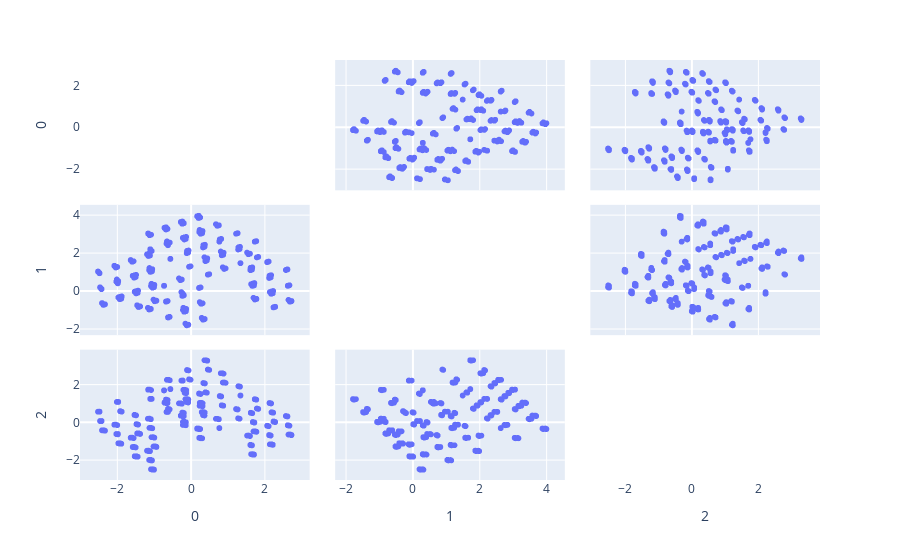

Write notebook code for a chart like this one.
### Code cell
import plotly.express as px

fig = px.scatter_matrix(
    olist_projected,
    labels=olist_projected.columns,
    dimensions=range(n_pca),
    # color=olist_light['review_score']
)
fig.update_traces(diagonal_visible=False)
fig.show()

### Figure 1 — Plotly figure (JSON) as saved in the notebook; plotly's stock layout.template omitted (floating-point values rounded to 4 significant figures; data arrays with more than 128 entries replaced by an {"elided": "..."} marker saying what was removed)
{"data": [{"diagonal": {"visible": false}, "dimensions": [{"axis": {"matches": true}, "label": "0", "values": {"elided": "4000 float values"}}, {"axis": {"matches": true}, "label": "1", "values": {"elided": "4000 float values"}}, {"axis": {"matches": true}, "label": "2", "values": {"elided": "4000 float values"}}], "hovertemplate": "%{xaxis.title.text}=%{x}<br>%{yaxis.title.text}=%{y}<extra></extra>", "legendgroup": "", "marker": {"color": "#636efa", "symbol": "circle"}, "name": "", "showlegend": false, "type": "splom"}], "layout": {"dragmode": "select", "legend": {"tracegroupgap": 0}, "margin": {"t": 60}}}
